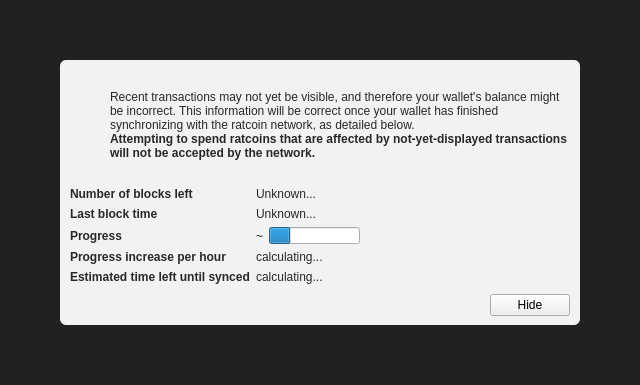
<?xml version="1.0" encoding="UTF-8"?>
<ui version="4.0">
 <class>ModalOverlay</class>
 <widget class="ModalOverlay" name="ModalOverlay">
  <property name="geometry">
   <rect>
    <x>0</x>
    <y>0</y>
    <width>640</width>
    <height>385</height>
   </rect>
  </property>
  <property name="windowTitle">
   <string>Form</string>
  </property>
  <layout class="QVBoxLayout" name="verticalLayout" stretch="0">
   <property name="sizeConstraint">
    <enum>QLayout::SetDefaultConstraint</enum>
   </property>
   <property name="leftMargin">
    <number>0</number>
   </property>
   <property name="topMargin">
    <number>0</number>
   </property>
   <property name="rightMargin">
    <number>0</number>
   </property>
   <property name="bottomMargin">
    <number>0</number>
   </property>
   <item>
    <widget class="QWidget" name="bgWidget" native="true">
     <property name="styleSheet">
      <string notr="true">#bgWidget { background: rgba(0,0,0,220); }</string>
     </property>
     <layout class="QVBoxLayout" name="verticalLayoutMain" stretch="1">
      <property name="leftMargin">
       <number>60</number>
      </property>
      <property name="topMargin">
       <number>60</number>
      </property>
      <property name="rightMargin">
       <number>60</number>
      </property>
      <property name="bottomMargin">
       <number>60</number>
      </property>
      <item>
       <widget class="QWidget" name="contentWidget" native="true">
        <property name="styleSheet">
         <string notr="true">#contentWidget { background: rgba(255,255,255,240); border-radius: 6px; }

QLabel { color: rgb(40,40,40);  }</string>
        </property>
        <layout class="QVBoxLayout" name="verticalLayoutSub" stretch="1,0,0,0">
         <property name="spacing">
          <number>0</number>
         </property>
         <property name="leftMargin">
          <number>10</number>
         </property>
         <property name="topMargin">
          <number>10</number>
         </property>
         <property name="rightMargin">
          <number>10</number>
         </property>
         <property name="bottomMargin">
          <number>10</number>
         </property>
         <item>
          <layout class="QHBoxLayout" name="horizontalLayoutIconText" stretch="0,1">
           <property name="topMargin">
            <number>20</number>
           </property>
           <item>
            <layout class="QVBoxLayout" name="verticalLayoutIcon">
             <property name="leftMargin">
              <number>0</number>
             </property>
             <item>
              <widget class="QPushButton" name="warningIcon">
               <property name="enabled">
                <bool>false</bool>
               </property>
               <property name="text">
                <string/>
               </property>
               <property name="icon">
                <iconset>
                 <normaloff>:/icons/warning</normaloff>
                 <disabledoff>:/icons/warning</disabledoff>:/icons/warning</iconset>
               </property>
               <property name="iconSize">
                <size>
                 <width>48</width>
                 <height>48</height>
                </size>
               </property>
               <property name="flat">
                <bool>true</bool>
               </property>
              </widget>
             </item>
             <item>
              <spacer name="verticalSpacerWarningIcon">
               <property name="orientation">
                <enum>Qt::Vertical</enum>
               </property>
               <property name="sizeHint" stdset="0">
                <size>
                 <width>20</width>
                 <height>40</height>
                </size>
               </property>
              </spacer>
             </item>
            </layout>
           </item>
           <item>
            <layout class="QVBoxLayout" name="verticalLayoutInfoText">
             <property name="leftMargin">
              <number>0</number>
             </property>
             <property name="topMargin">
              <number>0</number>
             </property>
             <item>
              <widget class="QLabel" name="infoText">
               <property name="text">
                <string>Recent transactions may not yet be visible, and therefore your wallet's balance might be incorrect. This information will be correct once your wallet has finished synchronizing with the ratcoin network, as detailed below.</string>
               </property>
               <property name="textFormat">
                <enum>Qt::RichText</enum>
               </property>
               <property name="wordWrap">
                <bool>true</bool>
               </property>
              </widget>
             </item>
             <item>
              <widget class="QLabel" name="infoTextStrong">
               <property name="font">
                <font>
                 <weight>75</weight>
                 <bold>true</bold>
                </font>
               </property>
               <property name="text">
                <string>Attempting to spend ratcoins that are affected by not-yet-displayed transactions will not be accepted by the network.</string>
               </property>
               <property name="textFormat">
                <enum>Qt::RichText</enum>
               </property>
               <property name="wordWrap">
                <bool>true</bool>
               </property>
              </widget>
             </item>
             <item>
              <spacer name="verticalSpacerInTextSpace">
               <property name="orientation">
                <enum>Qt::Vertical</enum>
               </property>
               <property name="sizeHint" stdset="0">
                <size>
                 <width>20</width>
                 <height>40</height>
                </size>
               </property>
              </spacer>
             </item>
            </layout>
           </item>
          </layout>
         </item>
         <item>
          <spacer name="verticalSpacerAfterText">
           <property name="orientation">
            <enum>Qt::Vertical</enum>
           </property>
           <property name="sizeHint" stdset="0">
            <size>
             <width>20</width>
             <height>40</height>
            </size>
           </property>
          </spacer>
         </item>
         <item>
          <layout class="QFormLayout" name="formLayout">
           <property name="fieldGrowthPolicy">
            <enum>QFormLayout::FieldsStayAtSizeHint</enum>
           </property>
           <property name="horizontalSpacing">
            <number>6</number>
           </property>
           <property name="verticalSpacing">
            <number>6</number>
           </property>
           <property name="topMargin">
            <number>10</number>
           </property>
           <item row="0" column="0">
            <widget class="QLabel" name="labelNumberOfBlocksLeft">
             <property name="font">
              <font>
               <weight>75</weight>
               <bold>true</bold>
              </font>
             </property>
             <property name="text">
              <string>Number of blocks left</string>
             </property>
            </widget>
           </item>
           <item row="0" column="1">
            <widget class="QLabel" name="numberOfBlocksLeft">
             <property name="text">
              <string>Unknown...</string>
             </property>
            </widget>
           </item>
           <item row="1" column="0">
            <widget class="QLabel" name="labelLastBlockTime">
             <property name="font">
              <font>
               <weight>75</weight>
               <bold>true</bold>
              </font>
             </property>
             <property name="text">
              <string>Last block time</string>
             </property>
            </widget>
           </item>
           <item row="1" column="1">
            <widget class="QLabel" name="newestBlockDate">
             <property name="sizePolicy">
              <sizepolicy hsizetype="Maximum" vsizetype="Preferred">
               <horstretch>0</horstretch>
               <verstretch>0</verstretch>
              </sizepolicy>
             </property>
             <property name="text">
              <string>Unknown...</string>
             </property>
            </widget>
           </item>
           <item row="2" column="0">
            <widget class="QLabel" name="labelSyncDone">
             <property name="font">
              <font>
               <weight>75</weight>
               <bold>true</bold>
              </font>
             </property>
             <property name="text">
              <string>Progress</string>
             </property>
            </widget>
           </item>
           <item row="2" column="1">
            <layout class="QHBoxLayout" name="horizontalLayoutSync" stretch="0,1">
             <item>
              <widget class="QLabel" name="percentageProgress">
               <property name="text">
                <string notr="true">~</string>
               </property>
              </widget>
             </item>
             <item>
              <widget class="QProgressBar" name="progressBar">
               <property name="value">
                <number>24</number>
               </property>
               <property name="format">
                <string/>
               </property>
              </widget>
             </item>
            </layout>
           </item>
           <item row="4" column="0">
            <widget class="QLabel" name="labelProgressIncrease">
             <property name="font">
              <font>
               <weight>75</weight>
               <bold>true</bold>
              </font>
             </property>
             <property name="text">
              <string>Progress increase per hour</string>
             </property>
            </widget>
           </item>
           <item row="4" column="1">
            <widget class="QLabel" name="progressIncreasePerH">
             <property name="text">
              <string>calculating...</string>
             </property>
            </widget>
           </item>
           <item row="5" column="0">
            <widget class="QLabel" name="labelEstimatedTimeLeft">
             <property name="font">
              <font>
               <weight>75</weight>
               <bold>true</bold>
              </font>
             </property>
             <property name="text">
              <string>Estimated time left until synced</string>
             </property>
            </widget>
           </item>
           <item row="5" column="1">
            <widget class="QLabel" name="expectedTimeLeft">
             <property name="text">
              <string>calculating...</string>
             </property>
            </widget>
           </item>
          </layout>
         </item>
         <item>
          <layout class="QHBoxLayout" name="horizontalLayoutButtons">
           <property name="leftMargin">
            <number>10</number>
           </property>
           <property name="topMargin">
            <number>10</number>
           </property>
           <item>
            <spacer name="horizontalSpacer">
             <property name="orientation">
              <enum>Qt::Horizontal</enum>
             </property>
             <property name="sizeHint" stdset="0">
              <size>
               <width>40</width>
               <height>20</height>
              </size>
             </property>
            </spacer>
           </item>
           <item>
            <widget class="QPushButton" name="closeButton">
             <property name="text">
              <string>Hide</string>
             </property>
            </widget>
           </item>
          </layout>
         </item>
        </layout>
       </widget>
      </item>
     </layout>
    </widget>
   </item>
  </layout>
 </widget>
 <customwidgets>
  <customwidget>
   <class>ModalOverlay</class>
   <extends>QWidget</extends>
   <header>qt/modaloverlay.h</header>
   <container>1</container>
  </customwidget>
 </customwidgets>
 <resources/>
 <connections/>
</ui>
